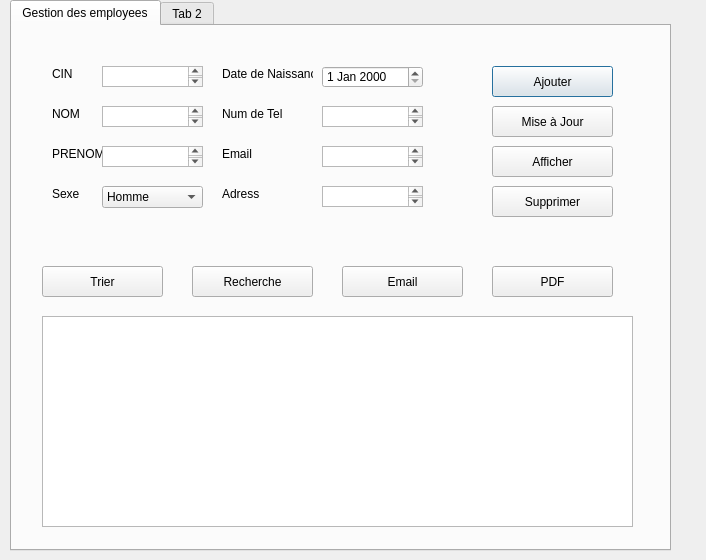
<?xml version="1.0" encoding="UTF-8"?>
<ui version="4.0">
 <class>Dialog</class>
 <widget class="QDialog" name="Dialog">
  <property name="geometry">
   <rect>
    <x>0</x>
    <y>0</y>
    <width>706</width>
    <height>560</height>
   </rect>
  </property>
  <property name="windowTitle">
   <string>Dialog</string>
  </property>
  <widget class="QTabWidget" name="tabWidget">
   <property name="geometry">
    <rect>
     <x>10</x>
     <y>0</y>
     <width>661</width>
     <height>551</height>
    </rect>
   </property>
   <property name="currentIndex">
    <number>0</number>
   </property>
   <widget class="QWidget" name="tab">
    <attribute name="title">
     <string>Gestion des employees</string>
    </attribute>
    <widget class="QLabel" name="label">
     <property name="geometry">
      <rect>
       <x>40</x>
       <y>40</y>
       <width>51</width>
       <height>16</height>
      </rect>
     </property>
     <property name="text">
      <string>CIN </string>
     </property>
    </widget>
    <widget class="QLabel" name="label_2">
     <property name="geometry">
      <rect>
       <x>40</x>
       <y>80</y>
       <width>51</width>
       <height>16</height>
      </rect>
     </property>
     <property name="text">
      <string>NOM</string>
     </property>
    </widget>
    <widget class="QLabel" name="label_3">
     <property name="geometry">
      <rect>
       <x>40</x>
       <y>120</y>
       <width>51</width>
       <height>16</height>
      </rect>
     </property>
     <property name="text">
      <string>PRENOM</string>
     </property>
    </widget>
    <widget class="QLabel" name="label_4">
     <property name="geometry">
      <rect>
       <x>210</x>
       <y>40</y>
       <width>91</width>
       <height>16</height>
      </rect>
     </property>
     <property name="text">
      <string>Date de Naissance</string>
     </property>
    </widget>
    <widget class="QLabel" name="label_5">
     <property name="geometry">
      <rect>
       <x>40</x>
       <y>160</y>
       <width>71</width>
       <height>16</height>
      </rect>
     </property>
     <property name="text">
      <string>Sexe</string>
     </property>
    </widget>
    <widget class="QTextBrowser" name="textBrowser">
     <property name="geometry">
      <rect>
       <x>90</x>
       <y>40</y>
       <width>101</width>
       <height>21</height>
      </rect>
     </property>
    </widget>
    <widget class="QTextBrowser" name="textBrowser_2">
     <property name="geometry">
      <rect>
       <x>90</x>
       <y>80</y>
       <width>101</width>
       <height>21</height>
      </rect>
     </property>
    </widget>
    <widget class="QTextBrowser" name="textBrowser_4">
     <property name="geometry">
      <rect>
       <x>310</x>
       <y>120</y>
       <width>101</width>
       <height>21</height>
      </rect>
     </property>
    </widget>
    <widget class="QTextBrowser" name="textBrowser_6">
     <property name="geometry">
      <rect>
       <x>30</x>
       <y>290</y>
       <width>591</width>
       <height>211</height>
      </rect>
     </property>
     <property name="html">
      <string>&lt;!DOCTYPE HTML PUBLIC &quot;-//W3C//DTD HTML 4.0//EN&quot; &quot;http://www.w3.org/TR/REC-html40/strict.dtd&quot;&gt;
&lt;html&gt;&lt;head&gt;&lt;meta name=&quot;qrichtext&quot; content=&quot;1&quot; /&gt;&lt;style type=&quot;text/css&quot;&gt;
p, li { white-space: pre-wrap; }
&lt;/style&gt;&lt;/head&gt;&lt;body style=&quot; font-family:'MS Shell Dlg 2'; font-size:8.25pt; font-weight:400; font-style:normal;&quot;&gt;
&lt;p style=&quot;-qt-paragraph-type:empty; margin-top:0px; margin-bottom:0px; margin-left:0px; margin-right:0px; -qt-block-indent:0; text-indent:0px; font-family:'MS Shell Dlg 2';&quot;&gt;&lt;br /&gt;&lt;/p&gt;&lt;/body&gt;&lt;/html&gt;</string>
     </property>
    </widget>
    <widget class="QPushButton" name="pushButton">
     <property name="geometry">
      <rect>
       <x>480</x>
       <y>40</y>
       <width>121</width>
       <height>31</height>
      </rect>
     </property>
     <property name="text">
      <string>Ajouter</string>
     </property>
    </widget>
    <widget class="QPushButton" name="pushButton_2">
     <property name="geometry">
      <rect>
       <x>480</x>
       <y>80</y>
       <width>121</width>
       <height>31</height>
      </rect>
     </property>
     <property name="text">
      <string>Mise à Jour</string>
     </property>
    </widget>
    <widget class="QPushButton" name="pushButton_3">
     <property name="geometry">
      <rect>
       <x>480</x>
       <y>160</y>
       <width>121</width>
       <height>31</height>
      </rect>
     </property>
     <property name="text">
      <string>Supprimer</string>
     </property>
    </widget>
    <widget class="QPushButton" name="pushButton_4">
     <property name="geometry">
      <rect>
       <x>480</x>
       <y>120</y>
       <width>121</width>
       <height>31</height>
      </rect>
     </property>
     <property name="text">
      <string>Afficher</string>
     </property>
    </widget>
    <widget class="QLabel" name="label_6">
     <property name="geometry">
      <rect>
       <x>210</x>
       <y>80</y>
       <width>71</width>
       <height>16</height>
      </rect>
     </property>
     <property name="text">
      <string>Num de Tel</string>
     </property>
    </widget>
    <widget class="QTextBrowser" name="textBrowser_7">
     <property name="geometry">
      <rect>
       <x>310</x>
       <y>160</y>
       <width>101</width>
       <height>21</height>
      </rect>
     </property>
    </widget>
    <widget class="QTextBrowser" name="textBrowser_8">
     <property name="geometry">
      <rect>
       <x>90</x>
       <y>120</y>
       <width>101</width>
       <height>21</height>
      </rect>
     </property>
     <property name="html">
      <string>&lt;!DOCTYPE HTML PUBLIC &quot;-//W3C//DTD HTML 4.0//EN&quot; &quot;http://www.w3.org/TR/REC-html40/strict.dtd&quot;&gt;
&lt;html&gt;&lt;head&gt;&lt;meta name=&quot;qrichtext&quot; content=&quot;1&quot; /&gt;&lt;style type=&quot;text/css&quot;&gt;
p, li { white-space: pre-wrap; }
&lt;/style&gt;&lt;/head&gt;&lt;body style=&quot; font-family:'MS Shell Dlg 2'; font-size:8.25pt; font-weight:400; font-style:normal;&quot;&gt;
&lt;p style=&quot;-qt-paragraph-type:empty; margin-top:0px; margin-bottom:0px; margin-left:0px; margin-right:0px; -qt-block-indent:0; text-indent:0px; font-family:'MS Shell Dlg 2';&quot;&gt;&lt;br /&gt;&lt;/p&gt;&lt;/body&gt;&lt;/html&gt;</string>
     </property>
    </widget>
    <widget class="QLabel" name="label_7">
     <property name="geometry">
      <rect>
       <x>210</x>
       <y>160</y>
       <width>71</width>
       <height>16</height>
      </rect>
     </property>
     <property name="text">
      <string>Adress</string>
     </property>
    </widget>
    <widget class="QLabel" name="label_8">
     <property name="geometry">
      <rect>
       <x>210</x>
       <y>120</y>
       <width>71</width>
       <height>16</height>
      </rect>
     </property>
     <property name="text">
      <string>Email</string>
     </property>
    </widget>
    <widget class="QTextBrowser" name="textBrowser_9">
     <property name="geometry">
      <rect>
       <x>310</x>
       <y>80</y>
       <width>101</width>
       <height>21</height>
      </rect>
     </property>
     <property name="html">
      <string>&lt;!DOCTYPE HTML PUBLIC &quot;-//W3C//DTD HTML 4.0//EN&quot; &quot;http://www.w3.org/TR/REC-html40/strict.dtd&quot;&gt;
&lt;html&gt;&lt;head&gt;&lt;meta name=&quot;qrichtext&quot; content=&quot;1&quot; /&gt;&lt;style type=&quot;text/css&quot;&gt;
p, li { white-space: pre-wrap; }
&lt;/style&gt;&lt;/head&gt;&lt;body style=&quot; font-family:'MS Shell Dlg 2'; font-size:8.25pt; font-weight:400; font-style:normal;&quot;&gt;
&lt;p style=&quot;-qt-paragraph-type:empty; margin-top:0px; margin-bottom:0px; margin-left:0px; margin-right:0px; -qt-block-indent:0; text-indent:0px; font-family:'MS Shell Dlg 2';&quot;&gt;&lt;br /&gt;&lt;/p&gt;&lt;/body&gt;&lt;/html&gt;</string>
     </property>
    </widget>
    <widget class="QPushButton" name="pushButton_5">
     <property name="geometry">
      <rect>
       <x>30</x>
       <y>240</y>
       <width>121</width>
       <height>31</height>
      </rect>
     </property>
     <property name="text">
      <string>Trier</string>
     </property>
    </widget>
    <widget class="QPushButton" name="pushButton_6">
     <property name="geometry">
      <rect>
       <x>180</x>
       <y>240</y>
       <width>121</width>
       <height>31</height>
      </rect>
     </property>
     <property name="text">
      <string>Recherche</string>
     </property>
    </widget>
    <widget class="QPushButton" name="pushButton_7">
     <property name="geometry">
      <rect>
       <x>330</x>
       <y>240</y>
       <width>121</width>
       <height>31</height>
      </rect>
     </property>
     <property name="text">
      <string>Email</string>
     </property>
    </widget>
    <widget class="QPushButton" name="pushButton_8">
     <property name="geometry">
      <rect>
       <x>480</x>
       <y>240</y>
       <width>121</width>
       <height>31</height>
      </rect>
     </property>
     <property name="text">
      <string>PDF</string>
     </property>
    </widget>
    <widget class="QDateEdit" name="dateEdit">
     <property name="geometry">
      <rect>
       <x>310</x>
       <y>40</y>
       <width>101</width>
       <height>22</height>
      </rect>
     </property>
    </widget>
    <widget class="QComboBox" name="comboBox">
     <property name="geometry">
      <rect>
       <x>90</x>
       <y>160</y>
       <width>101</width>
       <height>22</height>
      </rect>
     </property>
     <property name="currentText">
      <string>Homme</string>
     </property>
     <item>
      <property name="text">
       <string>Homme</string>
      </property>
     </item>
     <item>
      <property name="text">
       <string>Femme</string>
      </property>
     </item>
    </widget>
   </widget>
   <widget class="QWidget" name="tab_2">
    <attribute name="title">
     <string>Tab 2</string>
    </attribute>
   </widget>
  </widget>
 </widget>
 <resources/>
 <connections/>
</ui>
